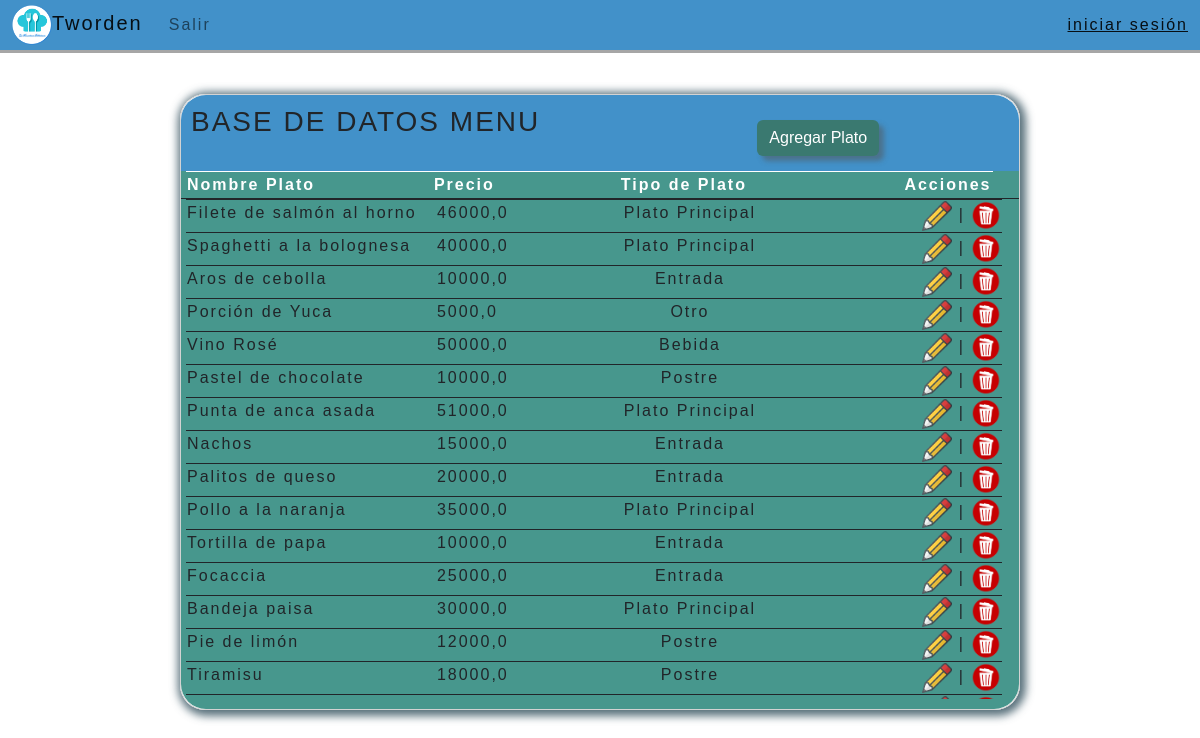
/menu.html, run on the app's committed database.
### paginas/models.py (models this page shows, shortened)
class Menu(models.Model):
    id = models.AutoField(primary_key=True)
    nombre_plato= models.CharField(max_length=155, blank=False, null=False)
    precio= models.FloatField(null=False, blank=False)
    descripcion= models.TextField(max_length=255, blank=True, null=True)
    tipo_plato= models.CharField (
        max_length=50,
        choices=[('Entrada', 'Entrada'), ('Plato Principal', 'Plato Principal'), ('Postre', 'Postre'), ('Bebida', 'Bebida'), ('Otro', 'Otro')]
    )

### paginas/views.py (the view)
# urls.py: path('menu.html', views.menu, name='menu'),
def menu(request):
    platos = Menu.objects.all()
    context = {'platos': platos}
    return render(request,'menu.html', context)

### paginas/templates/menu.html (shortened to what this page needs)
{% extends "base.html" %}
{% block contenido %}
{% load static %}
<br><br><br><br><br><br>
<div class="tarjeta1">
    <div class="titulo table-title">
        <div  class="row">
            <div class="col-sm-8">
                <h3> BASE DE DATOS MENU </h3>
            </div>
            <div class="col-sm-4">
                <a href="crear-plato.html">
                    <button type="submit" class="btn btn-primary">Agregar Plato</button>
                </a>
            </div>
        </div>
    </div>
    <table class="table1 table-borderless">
        <thead class="thead1">
        <tr class="tr1">
            <th class="th1 table-dark" >Nombre Plato</th>
            <th class="th2 table-dark" >Precio</th>
            <th class="th3 table-dark" >Tipo de Plato</th>
            <th class="th4 table-dark" >Acciones</th>
        </tr>
        </thead>
        <tbody  class="tbody1">
            {%for plato in platos%}
            <tr class="tr1">
                <td class="td1" title="{{ plato.descripcion }}">{{plato.nombre_plato}}</td>
                <td class="td2" >{{plato.precio}}</td>
                <td class="td3" >{{plato.tipo_plato}}</td>
                <td class="td4" >
                    <a href="{% url 'editar' plato.id %}"> <img src={% static 'img/icono_lapiz.png' %} width="30" height="30" alt="Editar"></a>
                    |
                    <a href="{% url 'eliminar' plato.id %}"><img src={% static 'img/icono_borrar.png' %} width="30" height="30" alt="Editar"></a>
                </td>
            </tr>
            {%endfor%}
        </tbody>
    </table>
</div>
{% endblock %}

### paginas/static/CSS/base.css (style rules this page uses)
* { margin: 0; }
html { width: 100%; height: 100% ; }
body { left: 0; top: 0; width: 100%; height: 100%; background-image: url(/static/img/fondo1.jpg); background-repeat: no-repeat; background-attachment: fixed; background-size: cover; font-family:'Gill Sans', 'Gill Sans MT', Calibri, 'Trebuchet MS', sans-serif; padding: 0px; letter-spacing: 2px; font-size: 1em; }
.titulo { background: #4291c9; font-size: 24px; padding: 10px 10px 0 10px; border-radius: 25px 25px 0 0 ; }
table { border: hidden; }
.btn-primary { background: rgb(58, 121, 112); margin: 15px 5px; box-shadow: 5px 5px 5px 0 rgba(83, 83, 83, 0.5); border: none; color: rgb(255, 255, 255) }

### paginas/static/CSS/orden.css (style rules this page uses)
thead { text-align: left; }

### paginas/static/CSS/menu.css (style rules this page uses)
.tarjeta1 { margin: auto; margin-top: -50px; display:flex; flex-direction:column; justify-content:space-between; width: 70%; border: 1px solid lightgray; box-shadow: 2px 2px 8px 4px rgba(46, 76, 90, 0.8); border-radius:25px; font-family: sans-serif; min-width: 450px ; }
.table1 { width: 100%; background: rgb(71, 151, 141); border-radius:0 0 25px 25px; }
.thead1, .tbody1, .tr1, .td1, .th2 .th3 .th4 .th5 { display: block; }
.tr1:after { content: ''; display: block; visibility: hidden; clear: both; }
.thead1 { width: 100%; border-bottom: solid 1px; padding-right: 15px; overflow-x: hidden; }
.tbody1 { height: 500px; overflow-y: auto; margin-bottom: 10px; margin-right: 5px; }
.tbody1 .td1, .th1 { border-top: solid 1px; margin-left: 5px; width: 30%; float: left; }
.tbody1 .td2, .th2 { border-top: solid 1px; width: 18%; float: left; }
.tbody1 .td3, .th3 { border-top: solid 1px; width: 25%; float: left; text-align: center; }
.tbody1 .td4, .th4 { border-top: solid 1px; width: 25%; float: left; text-align: right; }

### data on the page
Menu: nombre_plato "Filete de salmón al horno", precio "46000,0", tipo_plato "Plato Principal"
Menu: nombre_plato "Spaghetti a la bolognesa", precio "40000,0", tipo_plato "Plato Principal"
Menu: nombre_plato "Aros de cebolla", precio "10000,0", tipo_plato "Entrada"
Menu: nombre_plato "Porción de Yuca", precio "5000,0", tipo_plato "Otro"
Menu: nombre_plato "Vino Rosé", precio "50000,0", tipo_plato "Bebida"
Menu: nombre_plato "Pastel de chocolate", precio "10000,0", tipo_plato "Postre"
Menu: nombre_plato "Punta de anca asada", precio "51000,0", tipo_plato "Plato Principal"
Menu: nombre_plato "Nachos", precio "15000,0", tipo_plato "Entrada"
Menu: nombre_plato "Palitos de queso", precio "20000,0", tipo_plato "Entrada"
Menu: nombre_plato "Pollo a la naranja", precio "35000,0", tipo_plato "Plato Principal"
Menu: nombre_plato "Tortilla de papa", precio "10000,0", tipo_plato "Entrada"
Menu: nombre_plato "Focaccia", precio "25000,0", tipo_plato "Entrada"
Menu: nombre_plato "Bandeja paisa", precio "30000,0", tipo_plato "Plato Principal"
Menu: nombre_plato "Pie de limón", precio "12000,0", tipo_plato "Postre"
Menu: nombre_plato "Tiramisu", precio "18000,0", tipo_plato "Postre"
